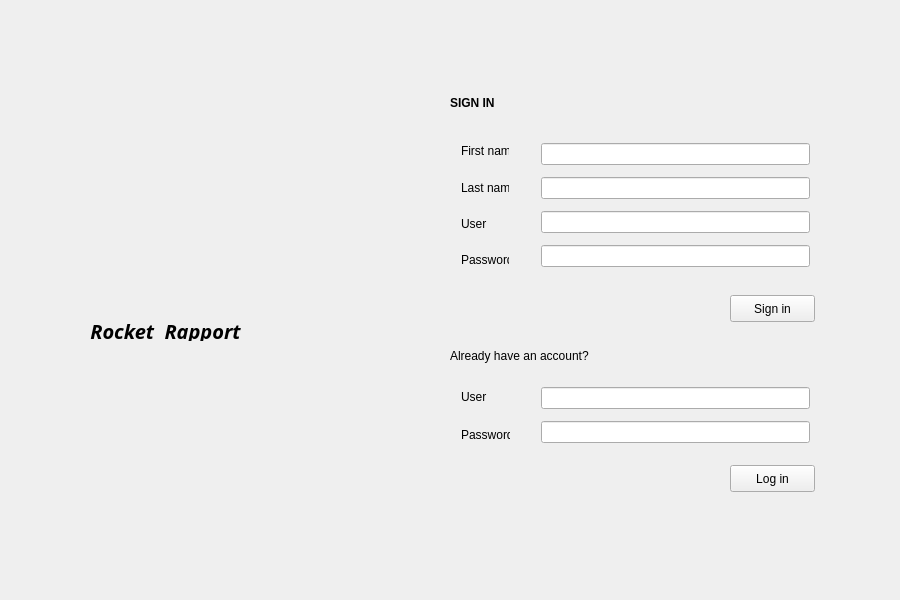
<?xml version="1.0" encoding="UTF-8"?>
<ui version="4.0">
 <class>Login</class>
 <widget class="QWidget" name="Login">
  <property name="geometry">
   <rect>
    <x>0</x>
    <y>0</y>
    <width>900</width>
    <height>600</height>
   </rect>
  </property>
  <property name="windowTitle">
   <string>Login</string>
  </property>
  <widget class="QLabel" name="label_rocket_rapport">
   <property name="geometry">
    <rect>
     <x>70</x>
     <y>190</y>
     <width>300</width>
     <height>166</height>
    </rect>
   </property>
   <property name="text">
    <string/>
   </property>
   <property name="pixmap">
    <pixmap resource="images.qrc">:/icons/rocketicon_300x166.png</pixmap>
   </property>
   <property name="alignment">
    <set>Qt::AlignCenter</set>
   </property>
  </widget>
  <widget class="QLabel" name="label_9">
   <property name="geometry">
    <rect>
     <x>70</x>
     <y>320</y>
     <width>191</width>
     <height>21</height>
    </rect>
   </property>
   <property name="font">
    <font>
     <family>Arial Black</family>
     <pointsize>15</pointsize>
     <weight>75</weight>
     <italic>true</italic>
     <bold>true</bold>
    </font>
   </property>
   <property name="autoFillBackground">
    <bool>false</bool>
   </property>
   <property name="text">
    <string>Rocket  Rapport</string>
   </property>
   <property name="alignment">
    <set>Qt::AlignCenter</set>
   </property>
  </widget>
  <widget class="QLabel" name="label_7">
   <property name="geometry">
    <rect>
     <x>450</x>
     <y>345</y>
     <width>165</width>
     <height>21</height>
    </rect>
   </property>
   <property name="text">
    <string>Already have an account?</string>
   </property>
  </widget>
  <widget class="QPushButton" name="pushButton_login">
   <property name="geometry">
    <rect>
     <x>730</x>
     <y>465</y>
     <width>85</width>
     <height>27</height>
    </rect>
   </property>
   <property name="text">
    <string>Log in</string>
   </property>
  </widget>
  <widget class="QLabel" name="label_8">
   <property name="geometry">
    <rect>
     <x>450</x>
     <y>95</y>
     <width>71</width>
     <height>16</height>
    </rect>
   </property>
   <property name="font">
    <font>
     <weight>75</weight>
     <bold>true</bold>
    </font>
   </property>
   <property name="text">
    <string>SIGN IN</string>
   </property>
   <property name="alignment">
    <set>Qt::AlignLeading|Qt::AlignLeft|Qt::AlignVCenter</set>
   </property>
  </widget>
  <widget class="QPushButton" name="pushButton_signin">
   <property name="geometry">
    <rect>
     <x>730</x>
     <y>295</y>
     <width>85</width>
     <height>27</height>
    </rect>
   </property>
   <property name="text">
    <string>Sign in</string>
   </property>
  </widget>
  <widget class="QWidget" name="">
   <property name="geometry">
    <rect>
     <x>450</x>
     <y>125</y>
     <width>70</width>
     <height>161</height>
    </rect>
   </property>
   <layout class="QVBoxLayout" name="verticalLayout_3">
    <item>
     <widget class="QLabel" name="label_3">
      <property name="text">
       <string>First name</string>
      </property>
     </widget>
    </item>
    <item>
     <widget class="QLabel" name="label_5">
      <property name="text">
       <string>Last name</string>
      </property>
     </widget>
    </item>
    <item>
     <widget class="QLabel" name="label_6">
      <property name="text">
       <string>User</string>
      </property>
     </widget>
    </item>
    <item>
     <widget class="QLabel" name="label_4">
      <property name="text">
       <string>Password</string>
      </property>
     </widget>
    </item>
   </layout>
  </widget>
  <widget class="QWidget" name="">
   <property name="geometry">
    <rect>
     <x>530</x>
     <y>126</y>
     <width>291</width>
     <height>161</height>
    </rect>
   </property>
   <layout class="QVBoxLayout" name="verticalLayout">
    <item>
     <widget class="QLineEdit" name="lineEdit_firstname">
      <property name="text">
       <string/>
      </property>
     </widget>
    </item>
    <item>
     <widget class="QLineEdit" name="lineEdit_lastname"/>
    </item>
    <item>
     <widget class="QLineEdit" name="lineEdit_signin_user"/>
    </item>
    <item>
     <widget class="QLineEdit" name="lineEdit_signin_pw"/>
    </item>
   </layout>
  </widget>
  <widget class="QWidget" name="">
   <property name="geometry">
    <rect>
     <x>450</x>
     <y>370</y>
     <width>71</width>
     <height>91</height>
    </rect>
   </property>
   <layout class="QVBoxLayout" name="verticalLayout_2">
    <item>
     <widget class="QLabel" name="label">
      <property name="text">
       <string>User</string>
      </property>
     </widget>
    </item>
    <item>
     <widget class="QLabel" name="label_2">
      <property name="text">
       <string>Password</string>
      </property>
     </widget>
    </item>
   </layout>
  </widget>
  <widget class="QWidget" name="">
   <property name="geometry">
    <rect>
     <x>530</x>
     <y>370</y>
     <width>291</width>
     <height>91</height>
    </rect>
   </property>
   <layout class="QVBoxLayout" name="verticalLayout_4">
    <item>
     <widget class="QLineEdit" name="lineEdit_login_user"/>
    </item>
    <item>
     <widget class="QLineEdit" name="lineEdit_login_pw"/>
    </item>
   </layout>
  </widget>
  <zorder>layoutWidget</zorder>
  <zorder>layoutWidget</zorder>
  <zorder>label_rocket_rapport</zorder>
  <zorder>label_9</zorder>
  <zorder>label_7</zorder>
  <zorder>label_8</zorder>
  <zorder>label_8</zorder>
 </widget>
 <layoutdefault spacing="6" margin="11"/>
 <resources>
  <include location="images.qrc"/>
 </resources>
 <connections/>
</ui>
